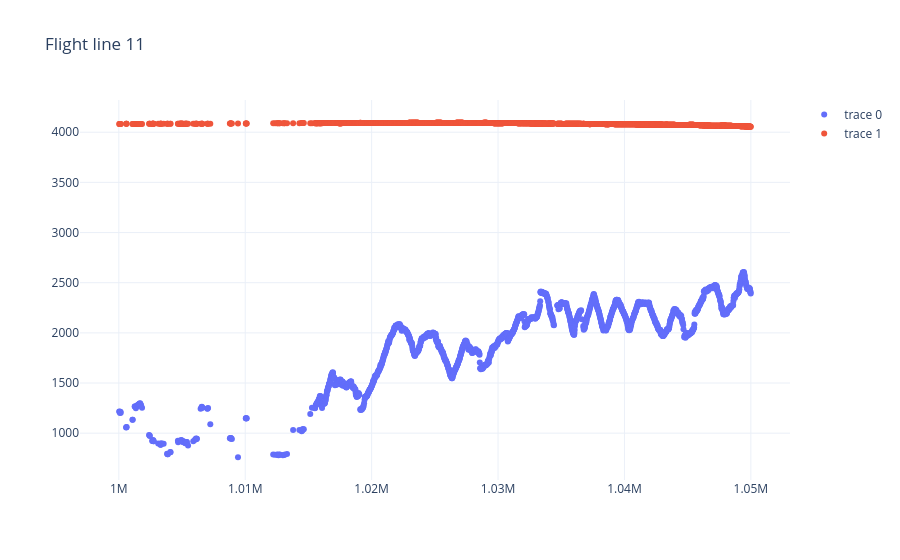

Notebook code for this chart:
### Code cell
fig = go.Figure(data = go.Scatter(x = flight_11_transect["x"], 
                                  y = flight_11_transect["b"], 
                                  mode = 'markers'))
fig.add_trace(go.Scatter(x = flight_11_transect["x"], 
                                  y = flight_11_transect["s"], 
                                  mode = 'markers'))
fig.update_layout(title = "Flight line 11", template = "plotly_white")
# Dome A is around 1 M
fig.show()

### Figure 1 — Plotly figure (JSON) as saved in the notebook; plotly's stock layout.template omitted (floating-point values rounded to 4 significant figures; data arrays with more than 128 entries replaced by an {"elided": "..."} marker saying what was removed)
{"data": [{"mode": "markers", "type": "scatter", "x": {"elided": "1825 float values"}, "y": {"elided": "1825 float values"}}, {"mode": "markers", "type": "scatter", "x": {"elided": "1825 float values"}, "y": {"elided": "1825 float values"}}], "layout": {"title": {"text": "Flight line 11"}}}
